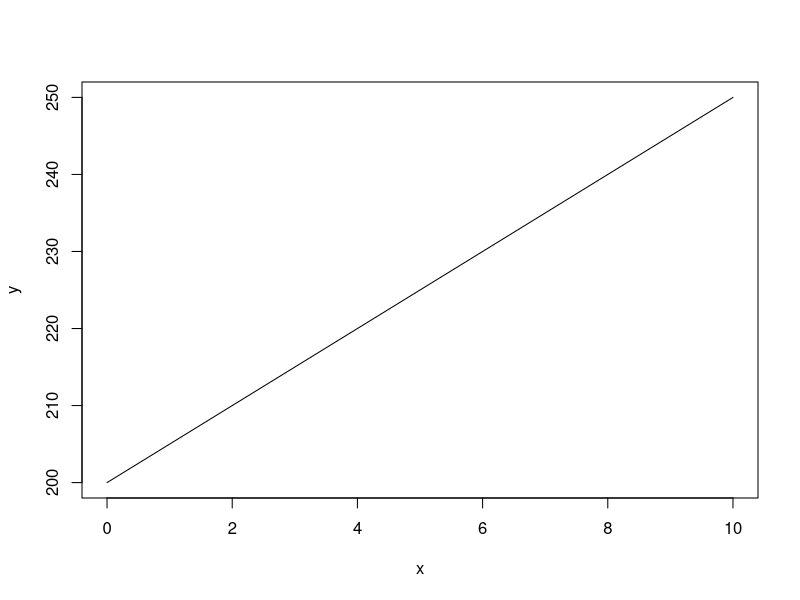
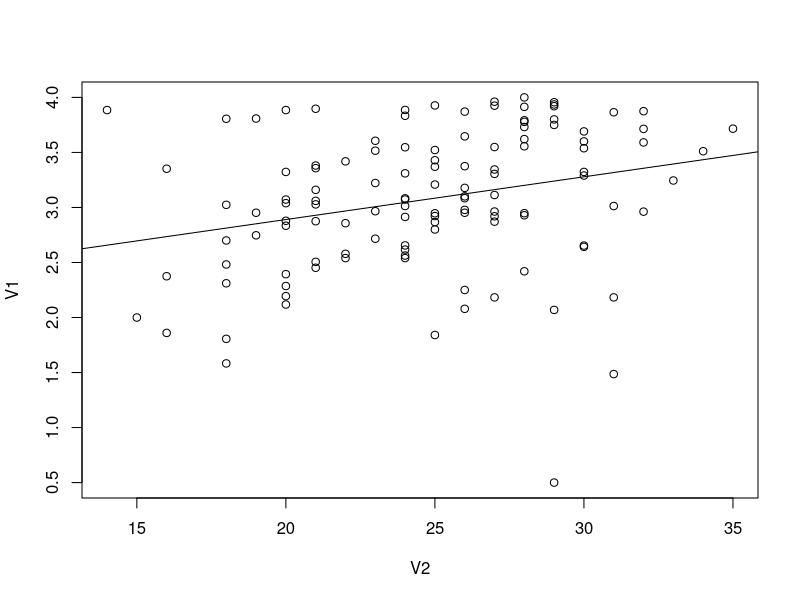

The R source for these figures, in order:
## ---- chunk 1
library(tidyverse)
library(ggplot2)
## ---- chunk 2
x<-seq(0,10)
plot(x, 200+ 5*x , type = "l", ylab = "y")

200+5*20
200+5*10
200+5*40
## ---- chunk 3
mass_calories <- read.csv("Mass_Calorie_Data.csv")
attach(mass_calories)

# x=LBM y=rate
reg <- lm(RATE ~ LBM, data = mass_calories)
resid(reg)

sum(LBM * resid(reg))
## ---- chunk 4
reg <- lm(RATE ~ LBM, data = mass_calories)
resid(reg)

sum(predict(reg) * resid(reg))
## ---- chunk 5
gpa <- read.table("CH01PR19.txt")
attach(gpa)
# x= ACT scores y=gpa at end of freshman year
## ---- chunk 6
gpa_reg <- lm(V1 ~ V2, data = gpa)
gpa_reg

# the intercept= 2.11405
# the slope is .03883
# yhat= 2.11405 + .03883x
## ---- chunk 7
plot(V2, V1)
abline(gpa_reg)

# The estimated regression function does appear to fit the data however there are many outliers.  
## ---- chunk 8

predict(gpa_reg, data.frame(V2= 30))
## ---- chunk 9
sum(resid(gpa_reg))
# very close to zero

sum((resid(gpa_reg))^2)
# the sum of all residuals squared is 45.81761. This is also called SSE or error sum of squares
## ---- chunk 10
# Error mean square= SSE/n-2
(sum((resid(gpa_reg))^2)) /(120-2)
# estimates of variance squared =.3883, gpa squared

# Standard Error of Estimate
sqrt((sum((resid(gpa_reg))^2)) /(120-2))
# estimates of variance = .623 gpa
